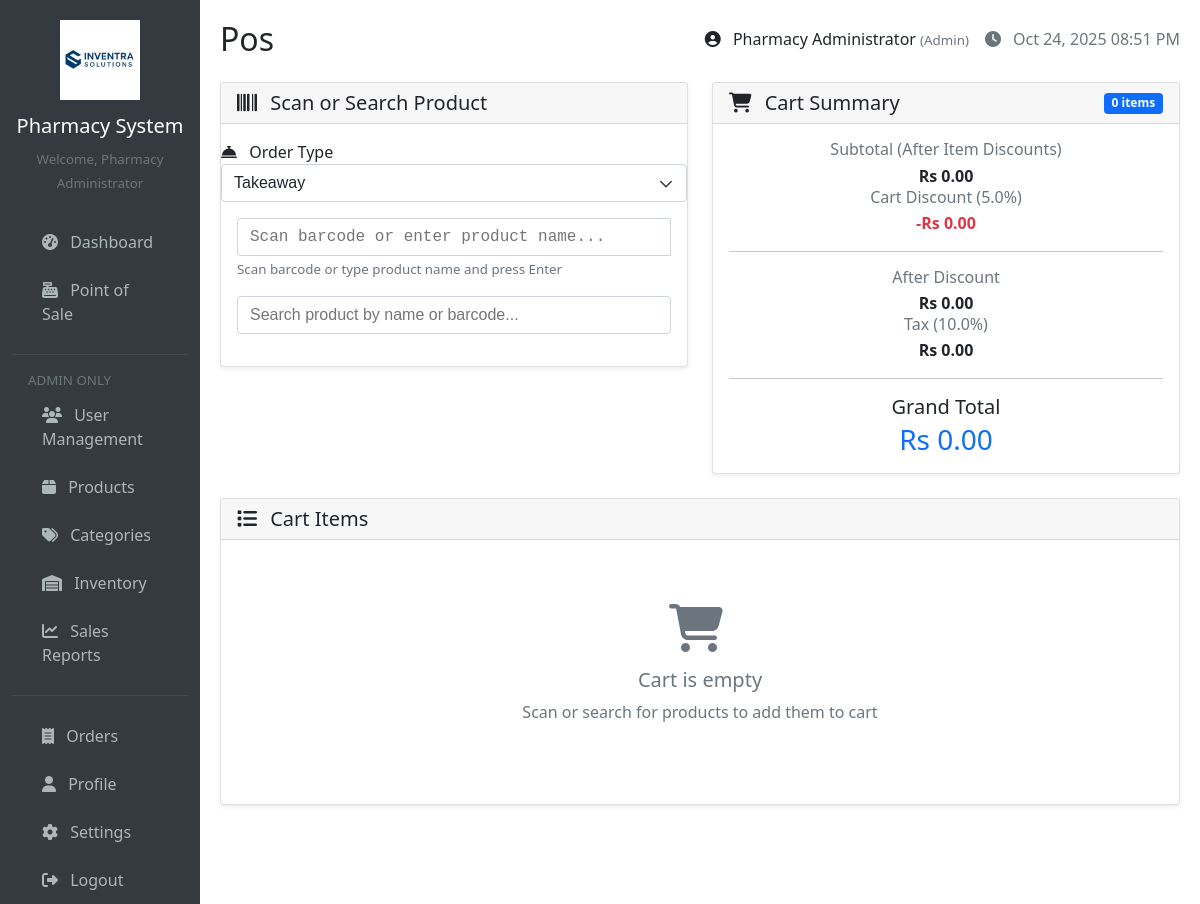
/pages/pos.php (signed in), run on the app's committed database.
### tables this page shows
CREATE TABLE `settings` (
  `id` int(11) NOT NULL,
  `setting_key` varchar(50) NOT NULL,
  `setting_value` varchar(255) NOT NULL
);

### includes/functions.php (called while the page is built, shortened)
<?php
function formatCurrency($amount) {
    return 'Rs ' . number_format($amount, 2);
}
function getSetting(string $key, $default = null) {
    $conn = getConnection();
    $query = "SELECT setting_value FROM settings WHERE setting_key = ?";
    $stmt = $conn->prepare($query);
    $stmt->bind_param("s", $key);
    $stmt->execute();
    $result = $stmt->get_result()->fetch_assoc();
    return $result ? $result['setting_value'] : $default;
}
function calculateTax(float $amount): float {
    $taxRate = (float) getSetting('tax_rate', 0.10);
    return $amount * $taxRate;
}
function calculateDiscount(float $amount): float {
    $discountRate = (float) getSetting('discount_rate', 0);
    return $amount * $discountRate;
}
?>

### pages/pos.php (the view, shortened to what this page needs)
<?php
require_once '../includes/header.php';
$subtotal = 0;
$totalItems = 0;
$discountAmount = calculateDiscount($subtotal);
$afterDiscount = $subtotal - $discountAmount;
$taxAmount = calculateTax($afterDiscount);
$total = $afterDiscount + $taxAmount;
$discountRate = getSetting('discount_rate', 0) * 100;
$taxRate = getSetting('tax_rate', 0.10) * 100;
?>
<div class="row">
    <div class="col-md-6 mb-4">
        <div class="card">
            <div class="card-header">
                <h5 class="card-title mb-0">
                    <i class="fas fa-barcode"></i> Scan or Search Product
                </h5>
            </div>
            <div class="mt-3">
                <label class="form-label"><i class="fas fa-concierge-bell"></i> Order Type</label>
                <select id="orderType" name="order_type" class="form-select" required>
                    <option value="Takeaway">Takeaway</option>
                </select>
            </div>
            <div class="card-body">
                <form method="POST" class="mb-3" id="barcodeForm">
                    <div class="input-group">
                        <input type="text" name="barcode" class="form-control barcode-input" placeholder="Scan barcode or enter product name..." autocomplete="off" autofocus>
                    </div>
                    <small class="text-muted">Scan barcode or type product name and press Enter</small>
                </form>
                <div class="mb-3">
                    <input type="text" id="liveSearch" class="form-control" placeholder="Search product by name or barcode...">
                </div>
            </div>
        </div>
    </div>
    <div class="col-md-6 mb-4">
        <div class="card">
            <div class="card-header d-flex justify-content-between align-items-center">
                <h5 class="card-title mb-0"><i class="fas fa-shopping-cart"></i> Cart Summary</h5>
                <span class="badge bg-primary"><?php echo $totalItems; ?> items</span>
            </div>
            <div class="card-body">
                <div class="row text-center mb-2">
                    <div class="col-6">
                        <h6 class="text-muted mb-1">Subtotal (After Item Discounts)</h6>
                        <strong id="display-subtotal"><?php echo formatCurrency($subtotal); ?></strong>
                    </div>
                    <div class="col-6">
                        <h6 class="text-muted mb-1">Cart Discount (<?php echo number_format($discountRate, 1); ?>%)</h6>
                        <strong class="text-danger" id="display-discount">-<?php echo formatCurrency($discountAmount); ?></strong>
                    </div>
                    </div>
                <hr>
                <div class="row text-center mb-2">
                    <div class="col-6">
                        <h6 class="text-muted mb-1">After Discount</h6>
                        <strong id="display-after-discount"><?php echo formatCurrency($afterDiscount); ?></strong>
                    </div>
                    <div class="col-6">
                        <h6 class="text-muted mb-1">Tax (<?php echo number_format($taxRate, 1); ?>%)</h6>
                        <strong id="display-tax"><?php echo formatCurrency($taxAmount); ?></strong>
                    </div>
                </div>
                <hr>
                <div class="text-center">
                    <h5 class="mb-1">Grand Total</h5>
                    <h3 class="text-primary mb-0" id="display-total"><?php echo formatCurrency($total); ?></h3>
                </div>
            </div>
        </div>
    </div>
</div>
<div class="row">
    <div class="col-12">
        <div class="card">
            <div class="card-header d-flex justify-content-between align-items-center">
                <h5 class="card-title mb-0">
                    <i class="fas fa-list"></i> Cart Items
                </h5>
            </div>
            <div class="card-body">
                <?php if (empty($_SESSION['cart'])): ?>
                    <div class="text-center py-5">
                        <i class="fas fa-shopping-cart fa-3x text-muted mb-3"></i>
                        <h5 class="text-muted">Cart is empty</h5>
                        <p class="text-muted">Scan or search for products to add them to cart</p>
                    </div>
                <?php endif; ?>
            </div>
        </div>
    </div>
</div>
<?php
require_once '../includes/footer.php';
?>

### includes/header.php (style rules this page uses)
*,::after,::before { box-sizing:border-box }
body { margin:0;font-family:system-ui,-apple-system,"Segoe UI",Roboto,"Helvetica Neue",Arial,sans-serif;font-size:1rem;font-weight:400;line-height:1.5;color:#212529;background-color:#fff;-webkit-text-size-adjust:100%;-webkit-tap-highlight-color:transparent }
hr { margin:1rem 0;color:inherit;background-color:currentColor;border:0;opacity:.25 }
hr:not([size]) { height:1px }
h1,h2,h3,h4,h5,h6 { margin-top:0;margin-bottom:.5rem;font-weight:500;line-height:1.2 }
h3 { font-size:calc(1.3rem + .6vw) }
@media (min-width:1200px) { h3 { font-size:1.75rem } }
h5 { font-size:1.25rem }
h6 { font-size:1rem }
p { margin-top:0;margin-bottom:1rem }
.row { --bs-gutter-x:1.5rem;--bs-gutter-y:0;display:flex;flex-wrap:wrap;margin-top:calc(-1 * var(--bs-gutter-y));margin-right:calc(-.5 * var(--bs-gutter-x));margin-left:calc(-.5 * var(--bs-gutter-x)) }
.row>* { flex-shrink:0;width:100%;max-width:100%;padding-right:calc(var(--bs-gutter-x) * .5);padding-left:calc(var(--bs-gutter-x) * .5);margin-top:var(--bs-gutter-y) }
.col-md-6 { flex:0 0 auto;width:50% }
.col-12 { flex:0 0 auto;width:100% }
.form-control { display:block;width:100%;padding:.375rem .75rem;font-size:1rem;font-weight:400;line-height:1.5;color:#212529;background-color:#fff;background-image:none;border:1px solid #ced4da;-webkit-appearance:none;-moz-appearance:none;appearance:none;border-radius:.25rem;transition:border-color .15s ease-in-out,box-shadow .15s ease-in-out }
.form-select { display:block;width:100%;padding:.375rem 2.25rem .375rem .75rem;-moz-padding-start:calc(.75rem - 3px);font-size:1rem;font-weight:400;line-height:1.5;color:#212529;background-color:#fff;background-repeat:no-repeat;background-position:right .75rem center;background-size:16px 12px;border:1px solid #ced4da;border-radius:.25rem;transition:border-color .15s ease-in-out,box-shadow .15s ease-in-out;-webkit-appearance:none;-moz-appearance:none;appearance:none }
.form-label { margin-bottom:.5rem }
.input-group { position:relative;display:flex;flex-wrap:wrap;align-items:stretch;width:100% }
.input-group>.form-control,.input-group>.form-select { position:relative;flex:1 1 auto;width:1%;min-width:0 }
.input-group:not(.has-validation)>.dropdown-toggle:nth-last-child(n+3),.input-group:not(.has-validation)>:not(:last-child):not(.dropdown-toggle):not(.dropdown-menu) { border-top-right-radius:0;border-bottom-right-radius:0 }
.card { position:relative;display:flex;flex-direction:column;min-width:0;word-wrap:break-word;background-color:#fff;background-clip:border-box;border:1px solid rgba(0,0,0,.125);border-radius:.25rem }
.card-body { flex:1 1 auto;padding:1rem 1rem }
.card-title { margin-bottom:.5rem }
.card-header { padding:.5rem 1rem;margin-bottom:0;background-color:rgba(0,0,0,.03);border-bottom:1px solid rgba(0,0,0,.125) }
.card-header:first-child { border-radius:calc(.25rem - 1px) calc(.25rem - 1px) 0 0 }
.badge { display:inline-block;padding:.35em .65em;font-size:.75em;font-weight:700;line-height:1;color:#fff;text-align:center;white-space:nowrap;vertical-align:baseline;border-radius:.25rem }
.badge.bg-primary { background-color:#0d6efd!important }
.d-flex { display:flex!important }
.justify-content-between { justify-content:space-between!important }
.align-items-center { align-items:center!important }
.mb-0 { margin-bottom:0!important }
.mb-1 { margin-bottom:.25rem!important }
.mb-2 { margin-bottom:.5rem!important }
.mb-3 { margin-bottom:1rem!important }
.mb-4 { margin-bottom:1.5rem!important }
.mt-3 { margin-top:1rem!important }
.py-5 { padding-top:3rem!important;padding-bottom:3rem!important }
.text-center { text-align:center!important }
.text-muted { color:#6c757d!important }
.text-primary { color:#0d6efd!important }
.text-danger { color:#dc3545!important }
.bg-primary { background-color:#0d6efd!important }
@media (min-width: 768px) { .col-md-6 { flex:0 0 auto;width:50% } }
.fas, .far, .fab { font-family: Arial, sans-serif; }
.fa-barcode::before { content: "📊"; }
.fa-shopping-cart::before { content: "🛒"; }
.fa-list::before { content: "📋"; }
.fas, .far, .fab { margin-right: 0.5rem; }
.fa-3x { font-size: 3em; }
.card { box-shadow: 0 0.125rem 0.25rem rgba(0, 0, 0, 0.075); border: 1px solid rgba(0, 0, 0, 0.125); }
.barcode-input { font-family: 'Courier New', monospace; }

### data on the page
settings: setting_value "5.0", setting_value "Rs 0.00"
settings: setting_value "10.0"

### other printed values
sanitizeInput($_SESSION['full_name']) "Pharmacy Administrator"
basename($_SERVER['PHP_SELF'], '.php') "Pos"
$_SESSION['role'] "Admin"
$totalItems "0"
formatCurrency($subtotal) "Rs 0.00"
formatCurrency($taxAmount) "Rs 0.00"
formatCurrency($total) "Rs 0.00"
